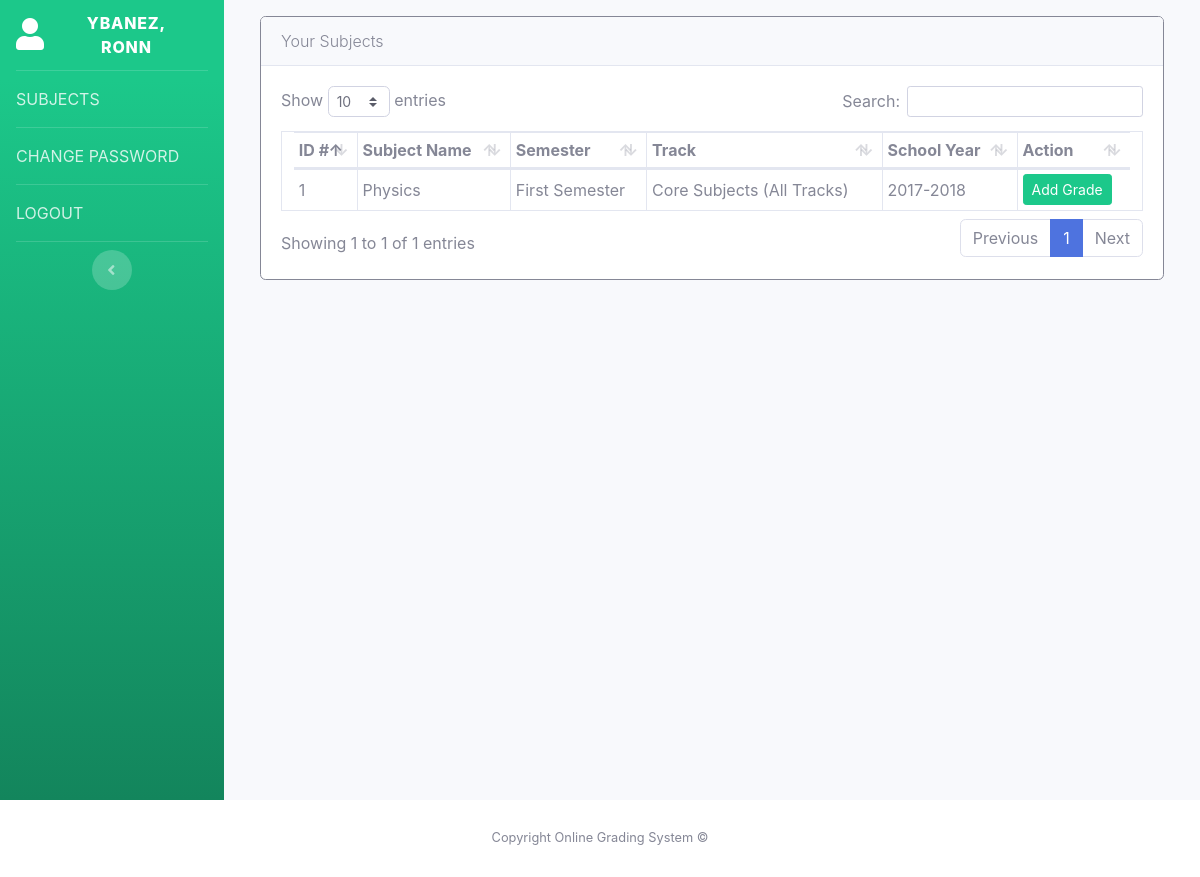
Screenshot of /index.php?p=teachers&a=view-subjects (signed in) with the database file from the repository.
### tables this page shows
CREATE TABLE `subjects` (
  `id` int NOT NULL,
  `level_id` varchar(10) DEFAULT NULL,
  `name` varchar(255) DEFAULT NULL,
  `semester` varchar(255) NOT NULL,
  `track` varchar(255) NOT NULL,
  `school_year` varchar(255) NOT NULL
);

### index.php (called while the page is built, shortened)
<?php
include 'views/inc/header.php';
include 'sys/routes.php';
include 'views/inc/footer.php';
?>

### views/teacher/view-subjects.php (the view, shortened to what this page needs)
<div class="card border-secondary mt-3">
  <div class="card-header">
  	<p class="lead m-0">Your Subjects</p>
  </div>
  <div class="card-body row">
    <div class="col-md-12">
      <table id="table-view-subjects" class="table-bordered table-sm col-md-10 m-auto">
        <thead>
          <tr>
            <th>ID #</th>
            <th>Subject Name</th>
            <th>Semester</th>
            <th>Track</th>
            <th>School Year</th>
            <th>Action</th>
          </tr>
        </thead>
        <tbody>
          <?php foreach ($subjects as $key => $subject): ?>
          <tr>
            <td><?php echo $subject['id']; ?></td>
            <td><?php echo $subject['name']; ?></td>
            <td><?php echo $subject['semester']; ?></td>
            <td><?php echo $subject['track']; ?></td>
            <td><?php echo $subject['school_year']; ?></td>
            <td>
              <a class="btn btn-success btn-sm" href="<?php echo url("index.php?p=teachers&a=add-grade&subject_id={$subject['id']}") ?>">Add Grade</a>
            </td>
          </tr>
          <?php endforeach ?>
        </tbody>
      </table>
    </div>
  </div>
</div>

### rows the page displays
subjects: id "1", name "Physics", semester "First Semester", track "Core Subjects (All Tracks)", school_year "2017-2018"

### other values shown
$navbar['title'] "YBANEZ, RONN"
str_replace("-"," ",$key) "SUBJECTS"
str_replace("-"," ",$key) "CHANGE PASSWORD"
str_replace("-"," ",$key) "LOGOUT"
